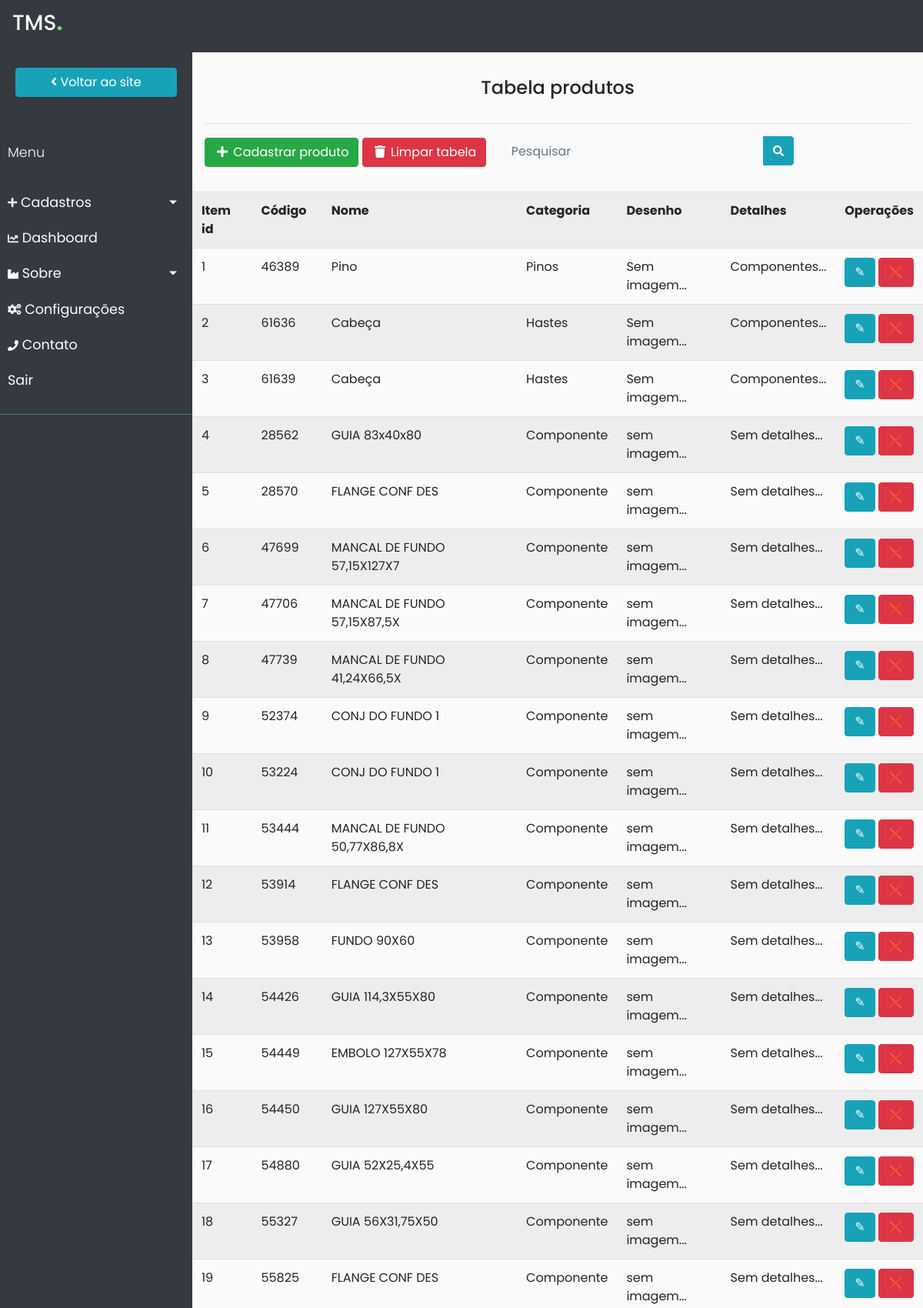
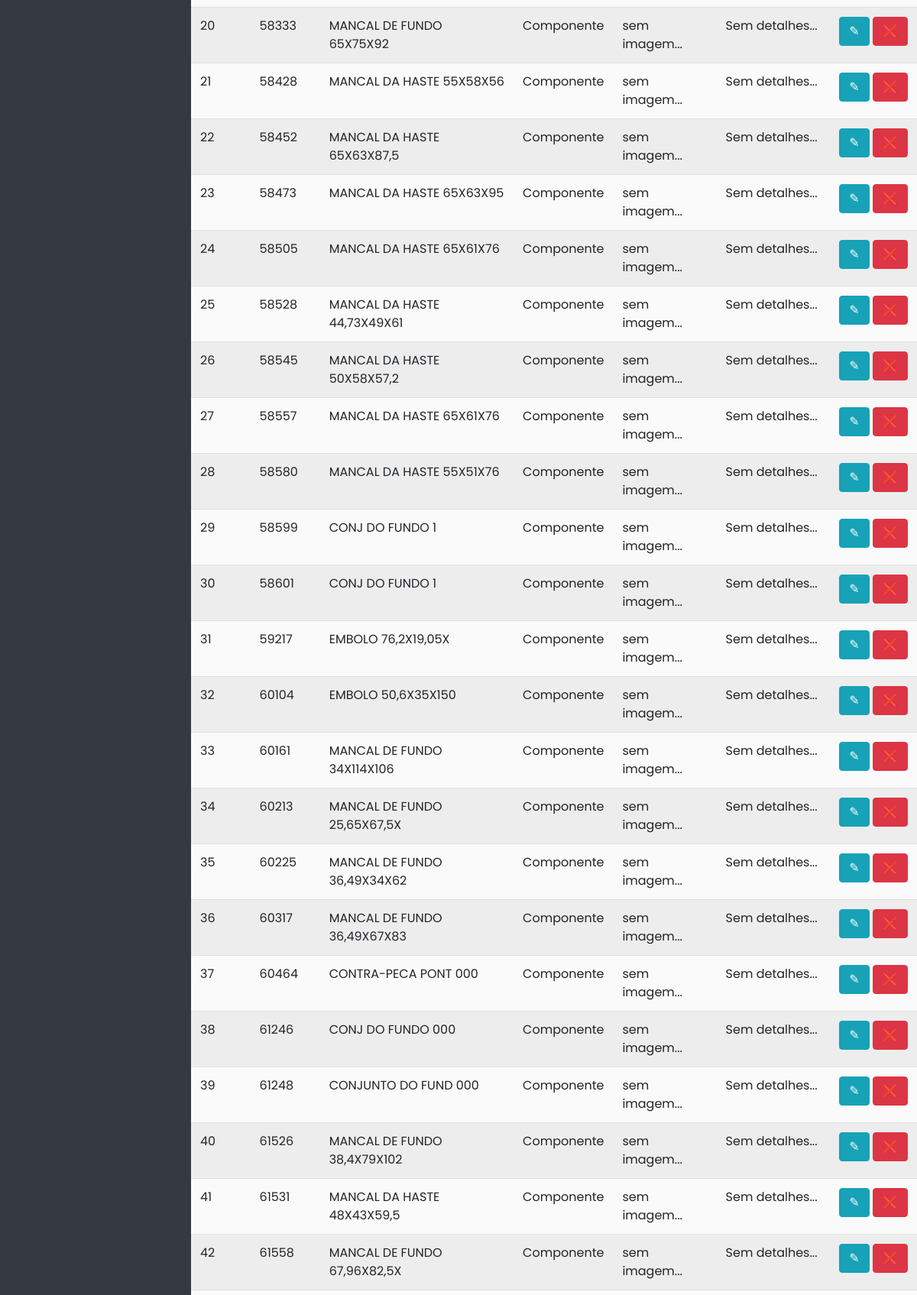
/admin/items (signed in, upper part), run on the app's committed database (2 pictures, top to bottom).
### app/db_models.py (models this page shows)
class Item(db.Model):
	__tablename__ = "items"
	id = db.Column(db.Integer, primary_key=True)
	code = db.Column(db.String(100), nullable=False)
	name = db.Column(db.String(100), nullable=False)
	category = db.Column(db.Text, nullable=False)
	image = db.Column(db.String(250), nullable=False)
	details = db.Column(db.String(250), nullable=False)
	ferramentas = db.relationship('Ferramenta', secondary=item_ferr, lazy='subquery',
		backref=db.backref('items', lazy=True))

### app/funcs.py (the view)
	def wrapper(*args, **kwargs):
		if current_user.is_authenticated and current_user.admin == 1:
			return func(*args, **kwargs)
		else:
			return "Você não está autorizado a acessar esta URL."

### app/__init__.py (called while the page is built)
@app.context_processor
def inject_now():
	return {'now': datetime.utcnow()}

@login_manager.user_loader
def load_user(user_id):
	return User.query.get(user_id)

### app/admin/routes.py (called while the page is built)
@admin.route('/items')
@admin_only
def items():
    items = Item.query.all()
    return render_template("admin/items.html", items=items)

### app/funcs.py (called while the page is built)
def admin_only(func):
	def wrapper(*args, **kwargs):
		if current_user.is_authenticated and current_user.admin == 1:
			return func(*args, **kwargs)
		else:
			return "Você não está autorizado a acessar esta URL."
	wrapper.__name__ = func.__name__
	return wrapper

### app/admin/templates/admin/items.html (shortened to what this page needs)
{% extends "admin/base.html" %}
{% block content %}
    {% if not items %}
	<div class="container mg-3 p-3">
		<a href="{{ url_for('admin.add') }}" class="btn btn-success">
			<i class="fas fa-plus fa-fw"></i>
			Cadastrar peça
		</a>
		<a href="{{ url_for('admin.cleartable',type='items') }}" class="btn btn-danger">
			<i class="fas fa-trash fa-fw"></i>
			Limpar tabela
		</a>
		{% if search %}
		<a class="btn btn-danger" href="{{ url_for('admin.items') }}">buscar por {{ query }} &#10060;</a>
		{% else %}
		{% endif %}
	</div>
	<div class="flash-error">Não há peças cadastradas.</div>
	{% else %}
    <div class="container mg-3 p-3">
        <h4 class="text-center p-3">Tabela produtos</h4>
		<hr>
		<a href="{{ url_for('admin.add') }}" class="btn btn-success">
			<i class="fas fa-plus fa-fw"></i>
			Cadastrar produto
		</a>
		<a href="{{ url_for('admin.cleartable',type='items') }}" class="btn btn-danger">
			<i class="fas fa-trash fa-fw"></i>
			Limpar tabela
		</a>
		<form class="d-none d-sm-inline-block form-inline mr-auto ml-md-3 my-2 my-md-0 mw-100 navbar-search" action="{{ url_for('admin.search',type='items') }}">
			<div class="input-group pesquisa">
				<input class="form-control bg-light border-0 small" placeholder="Pesquisar" aria-label="Search" aria-describedby="basic-addon2" type="search" name="query" >
				<div class="input-group-append">
					<button class="btn btn-info" type="submit">
						<i class="fas fa-search fa-sm"></i>
					</button>
				</div>
			</div>
		</form>
		</div>
		<div class="mt-3">
			<table class="table table-striped tabela-responsiva">
				<tr>
					<th>Item id</th>
					<th>Código</th>
					<th>Nome</th>
					<th>Categoria</th>
					<th>Desenho</th>
					<th>Detalhes</th>
					<th>Operações</th>
				</tr>
		{% for item in items %}
				<tr>
					<td>{{ item.id }}</td>
					<td>{{ item.code }}</td>
					<td>{{ item.name }}</td>
					<td>{{ item.category }}</td>
					<td>{{ item.image[:15] }}...</td>
					<td>{{ item.details[:40] | safe }}...</td>
					<td>
						<a class="btn btn-info" href="{{ url_for('admin.edit', type='item', id=item.id) }}">&#9998;</a>
						<a class="btn btn-danger" href="{{ url_for('admin.delete', type='item', id=item.id) }}">&#10060;</a>
					</td>
				</tr>
		{% endfor %}
			</table>
		</div>
	</div>
	{% endif %}
{% endblock %}

### app/admin/static/styles.css (style rules this page uses)
body { max-width: 100%; }

### app/admin/static/sidebar.css (style rules this page uses)
body { font-family: 'Poppins', sans-serif; background: #fafafa; }
a, a:hover, a:focus { color: inherit; text-decoration: none; transition: all 0.3s; }

### data on the page
Item: id "1", code "46389", name "Pino", category "Pinos", image "Sem imagem", details "Componentes"
Item: id "2", code "61636", name "Cabeça", category "Hastes", image "Sem imagem", details "Componentes"
Item: id "3", code "61639", name "Cabeça", category "Hastes", image "Sem imagem", details "Componentes"
Item: id "4", code "28562", name "GUIA 83x40x80", category "Componente", image "sem imagem", details "Sem detalhes"
Item: id "5", code "28570", name "FLANGE CONF DES", category "Componente", image "sem imagem", details "Sem detalhes"
Item: id "6", code "47699", name "MANCAL DE FUNDO 57,15X127X7", category "Componente", image "sem imagem", details "Sem detalhes"
Item: id "7", code "47706", name "MANCAL DE FUNDO 57,15X87,5X", category "Componente", image "sem imagem", details "Sem detalhes"
Item: id "8", code "47739", name "MANCAL DE FUNDO 41,24X66,5X", category "Componente", image "sem imagem", details "Sem detalhes"
Item: id "9", code "52374", name "CONJ DO FUNDO 1", category "Componente", image "sem imagem", details "Sem detalhes"
Item: id "10", code "53224", name "CONJ DO FUNDO 1", category "Componente", image "sem imagem", details "Sem detalhes"
Item: id "11", code "53444", name "MANCAL DE FUNDO 50,77X86,8X", category "Componente", image "sem imagem", details "Sem detalhes"
Item: id "12", code "53914", name "FLANGE CONF DES", category "Componente", image "sem imagem", details "Sem detalhes"
Item: id "13", code "53958", name "FUNDO 90X60", category "Componente", image "sem imagem", details "Sem detalhes"
Item: id "14", code "54426", name "GUIA 114,3X55X80", category "Componente", image "sem imagem", details "Sem detalhes"
Item: id "15", code "54449", name "EMBOLO 127X55X78", category "Componente", image "sem imagem", details "Sem detalhes"
Item: id "16", code "54450", name "GUIA 127X55X80", category "Componente", image "sem imagem", details "Sem detalhes"
Item: id "17", code "54880", name "GUIA 52X25,4X55", category "Componente", image "sem imagem", details "Sem detalhes"
Item: id "18", code "55327", name "GUIA 56X31,75X50", category "Componente", image "sem imagem", details "Sem detalhes"
Item: id "19", code "55825", name "FLANGE CONF DES", category "Componente", image "sem imagem", details "Sem detalhes"
Item: id "20", code "58333", name "MANCAL DE FUNDO 65X75X92", category "Componente", image "sem imagem", details "Sem detalhes"
Item: id "21", code "58428", name "MANCAL DA HASTE 55X58X56", category "Componente", image "sem imagem", details "Sem detalhes"
Item: id "22", code "58452", name "MANCAL DA HASTE 65X63X87,5", category "Componente", image "sem imagem", details "Sem detalhes"
Item: id "23", code "58473", name "MANCAL DA HASTE 65X63X95", category "Componente", image "sem imagem", details "Sem detalhes"
Item: id "24", code "58505", name "MANCAL DA HASTE 65X61X76", category "Componente", image "sem imagem", details "Sem detalhes"
Item: id "25", code "58528", name "MANCAL DA HASTE 44,73X49X61", category "Componente", image "sem imagem", details "Sem detalhes"
Item: id "26", code "58545", name "MANCAL DA HASTE 50X58X57,2", category "Componente", image "sem imagem", details "Sem detalhes"
Item: id "27", code "58557", name "MANCAL DA HASTE 65X61X76", category "Componente", image "sem imagem", details "Sem detalhes"
Item: id "28", code "58580", name "MANCAL DA HASTE 55X51X76", category "Componente", image "sem imagem", details "Sem detalhes"
Item: id "29", code "58599", name "CONJ DO FUNDO 1", category "Componente", image "sem imagem", details "Sem detalhes"
Item: id "30", code "58601", name "CONJ DO FUNDO 1", category "Componente", image "sem imagem", details "Sem detalhes"
Item: id "31", code "59217", name "EMBOLO 76,2X19,05X", category "Componente", image "sem imagem", details "Sem detalhes"
Item: id "32", code "60104", name "EMBOLO 50,6X35X150", category "Componente", image "sem imagem", details "Sem detalhes"
Item: id "33", code "60161", name "MANCAL DE FUNDO 34X114X106", category "Componente", image "sem imagem", details "Sem detalhes"
Item: id "34", code "60213", name "MANCAL DE FUNDO 25,65X67,5X", category "Componente", image "sem imagem", details "Sem detalhes"
Item: id "35", code "60225", name "MANCAL DE FUNDO 36,49X34X62", category "Componente", image "sem imagem", details "Sem detalhes"
Item: id "36", code "60317", name "MANCAL DE FUNDO 36,49X67X83", category "Componente", image "sem imagem", details "Sem detalhes"
Item: id "37", code "60464", name "CONTRA-PECA PONT 000", category "Componente", image "sem imagem", details "Sem detalhes"
Item: id "38", code "61246", name "CONJ DO FUNDO 000", category "Componente", image "sem imagem", details "Sem detalhes"
Item: id "39", code "61248", name "CONJUNTO DO FUND 000", category "Componente", image "sem imagem", details "Sem detalhes"
Item: id "40", code "61526", name "MANCAL DE FUNDO 38,4X79X102", category "Componente", image "sem imagem", details "Sem detalhes"
Item: id "41", code "61531", name "MANCAL DA HASTE 48X43X59,5", category "Componente", image "sem imagem", details "Sem detalhes"
Item: id "42", code "61558", name "MANCAL DE FUNDO 67,96X82,5X", category "Componente", image "sem imagem", details "Sem detalhes"
